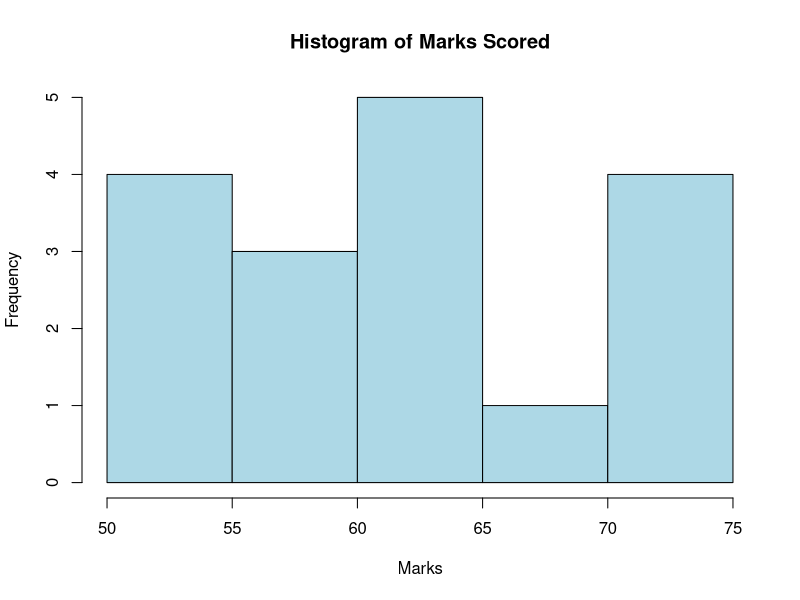

This chart was generated by the following R code:
marks <- c(55, 60, 71, 63, 55, 65, 50, 55, 58, 59, 61, 63, 65, 67, 71, 72, 75)

# Plot histogram
hist(marks, col = "lightblue", main = "Histogram of Marks Scored", xlab = "Marks", breaks = 5)

# (a) Equal-Frequency Partitioning
quantiles <- quantile(marks, probs = seq(0, 1, length.out = 4))
bin_eq_freq <- cut(marks, breaks = quantiles, include.lowest = TRUE)
cat("(a) Equal-Frequency Partitioning:\n")
print(table(bin_eq_freq))

# (b) Equal-Width Partitioning
bin_eq_width <- cut(marks, breaks = 3)
cat("\n(b) Equal-Width Partitioning:\n")
print(table(bin_eq_width))

# (c) Clustering Partitioning (K-Means K=3)
set.seed(42)
km_marks <- kmeans(marks, centers = 3)
cat("\n(c) Clustering Partitioning (Cluster Centers):\n")
print(km_marks$centers)
